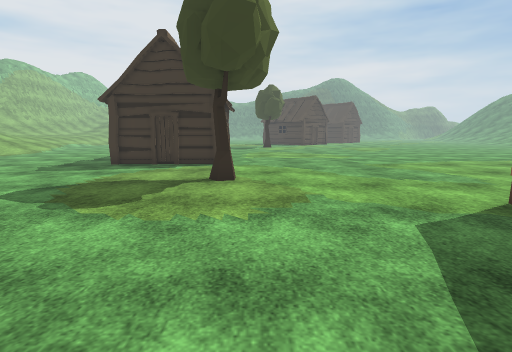
[1] (above)

22 first-person views from a walk through a scene from a Unity 3-D project. The camera is 1.3 m above the floor, tilts 8° down and sees 80° across. The floor is counted in squares, 1 m on a side. Each view is taken from the middle of a square. On the plan, view 1 faces up. The plan holds only what a view shows up to about 14 squares ahead; the rest is blank. The place goes on beyond the plan. The player character is not drawn. Some surface patterns are stand-ins.

[2]
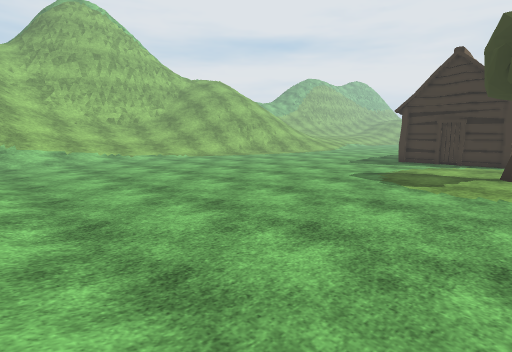

[3]
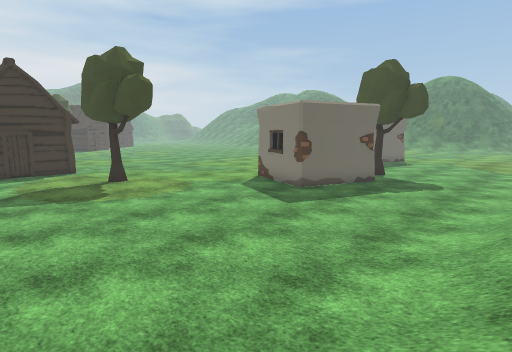

[4]
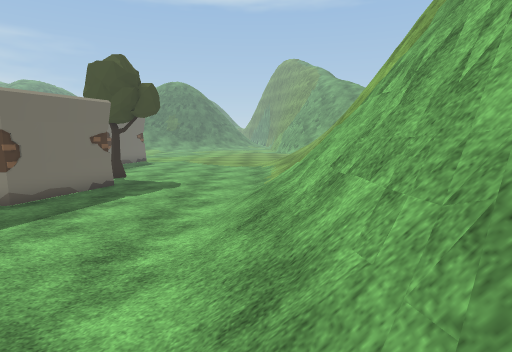

[5]
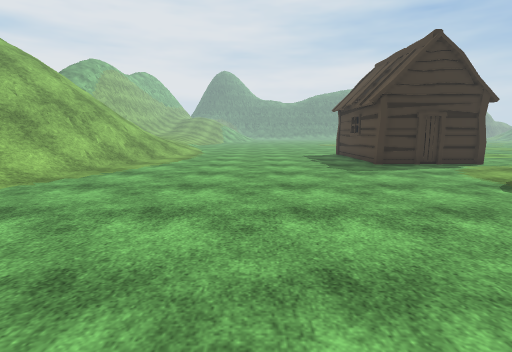

[6]
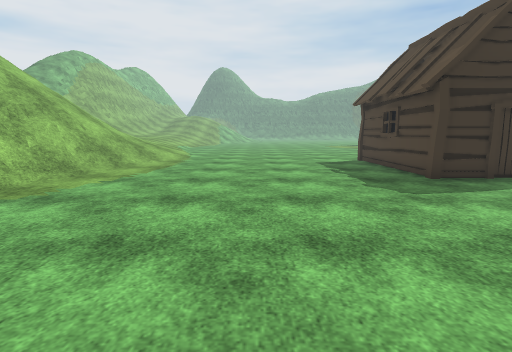

[7]
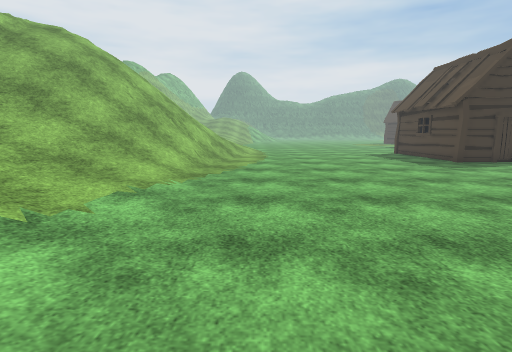

[8]
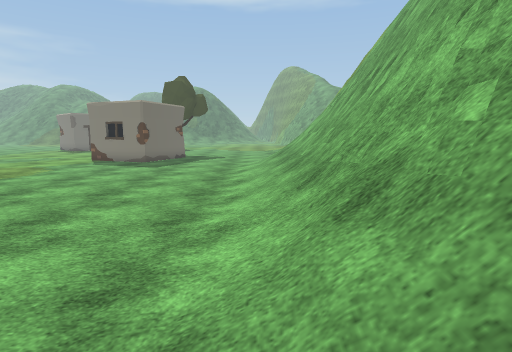

[9]
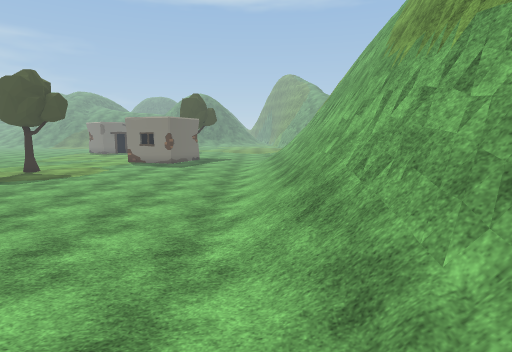

[10]
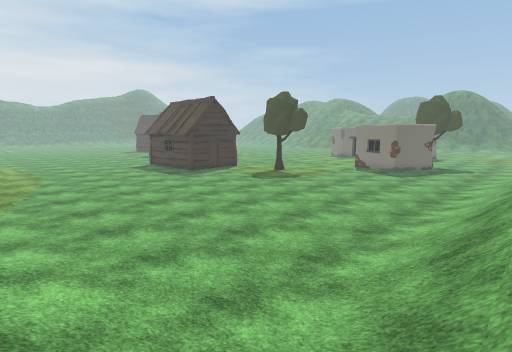

[11]
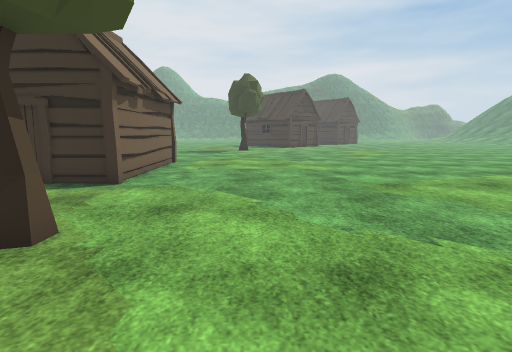

[12]
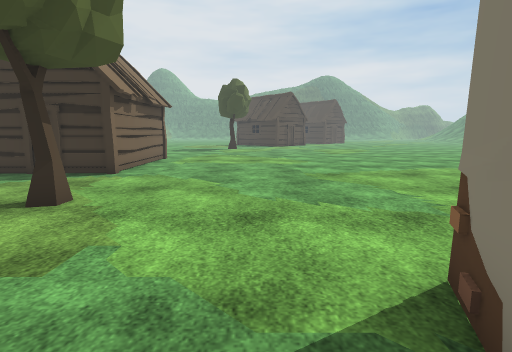

[13]
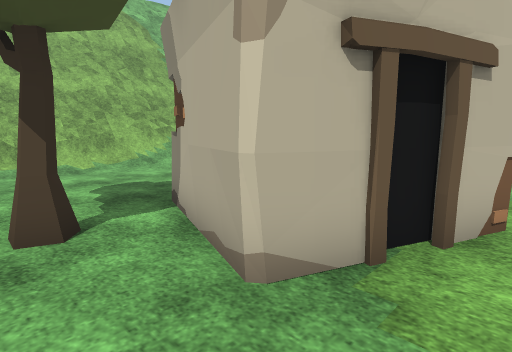

[14]
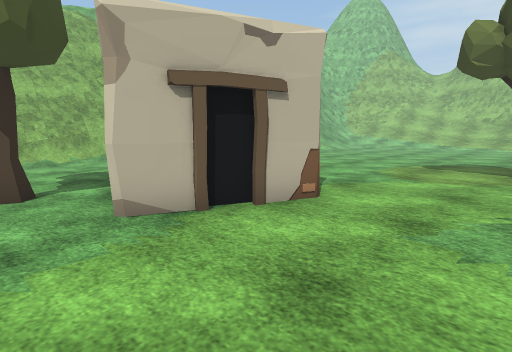

[15]
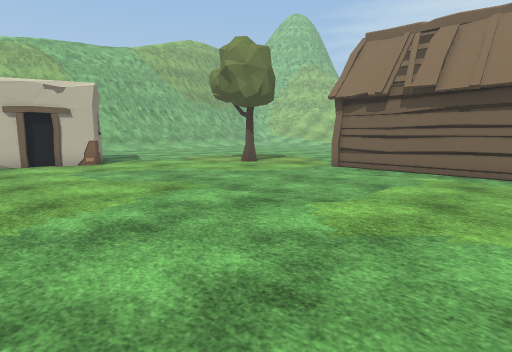

[16]
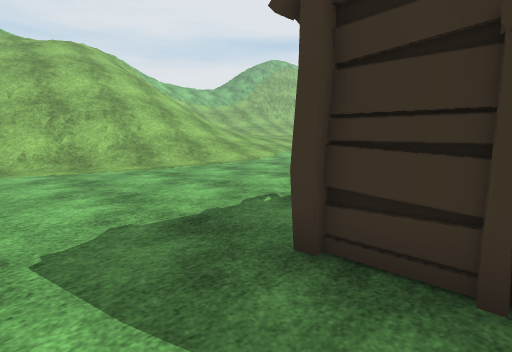

[17]
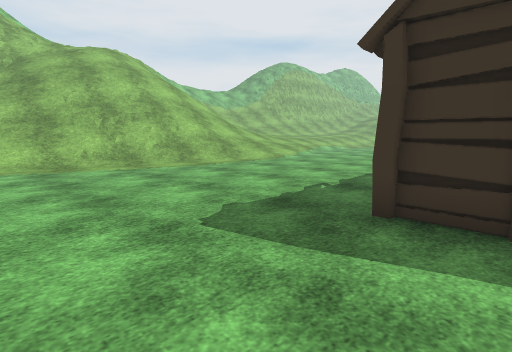

[18]
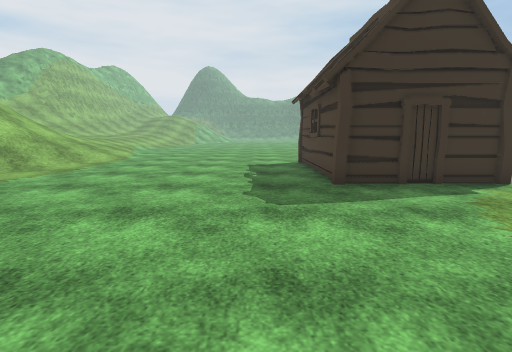

[19]
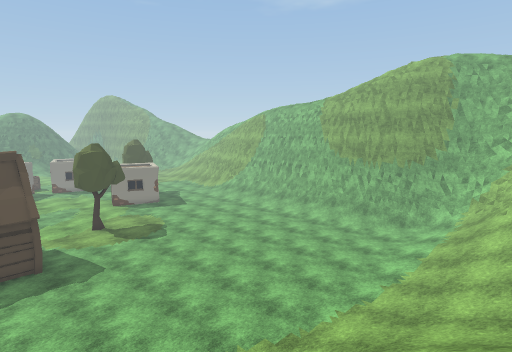

[20]
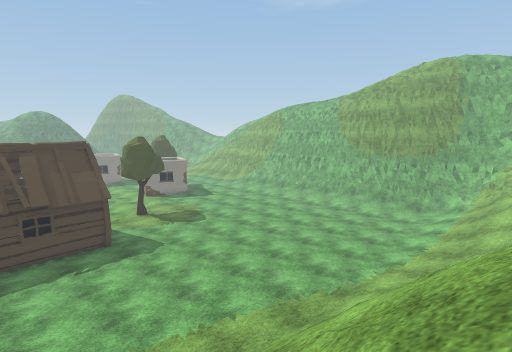

[21]
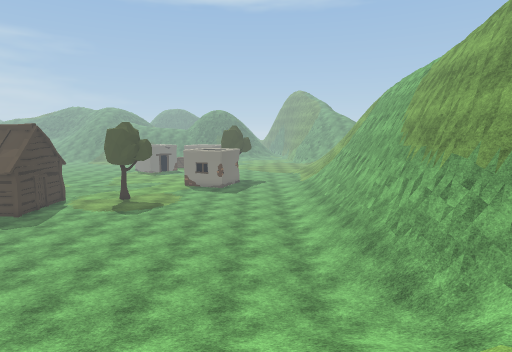

[22]
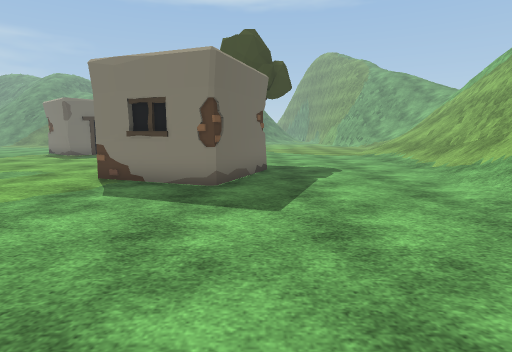

### Floor plan
Key: @ floor where view 1 was taken; # wall or solid block; . main floor; : floor 0.5 m higher than the main floor; + floor 1.5 m higher than the main floor; * floor 4.75 m higher than the main floor; / step, stairs or slope; = window, fence, low wall or low ledge; v drop or lower ground; H hut; T tree; O other object.
Columns run from 25 left of view 1 to 10 right of it. Each row starts with its distance up from view 1.
 19       ////.........H H H............
 18    ///////.........HHH H............
 17     //////.........H   H............
 16    ///////.........H   H............
 15    //////..........#   #............
 14 ///////+/..........H   H............
 13 /////////..........HHHHH............
 12 /////////...........................
 11 /////////...........................
 10   //////............................
  9   //////................T...........
  8    /////...........................
  7    /////............................
  6    ////:............................
  5     ///.......................##O...
  4     ///......................O####..
  3     ///:.....................## ##..
  2     ////.....................####.T.
  1     ////......................O##.T.
  0     ////.................@..........
 -1   / ////:...........................
 -2     // /:...........................
 -3        //...........................
 -4        //..///////////...../........
 -5        /////////=//////////////.....
 -6        ///=#########=====#//////////
 -7         =#################===#===#//
 -8                        ###########=/
 -9               vvvvvvvvvvvv*v   ####=
-10              vvvvv  vvv vvv  vvv v##
-11               vvvv               v

Positions as (right, up) in squares from view 1, and headings:
1: (0, 0), facing up
2: (0, -4), facing up-left
3: (-6, -5), facing up-right
4: (-5, -5), facing right
5: (-11, 0), facing up
6: (-11, 4), facing up
7: (-15, -1), facing up
8: (-13, -4), facing right
9: (-18, -4), facing right
10: (-18, -6), facing up-right
11: (2, 5), facing up
12: (3, 3), facing up
13: (10, 6), facing down-left
14: (10, 9), facing down-left
15: (9, 19), facing down-left
16: (-4, 10), facing up-left
17: (-4, 8), facing up-left
18: (-8, 5), facing up
19: (-22, 15), facing down-right
20: (-22, 18), facing down-right
21: (-23, -1), facing right
22: (-4, 1), facing right
